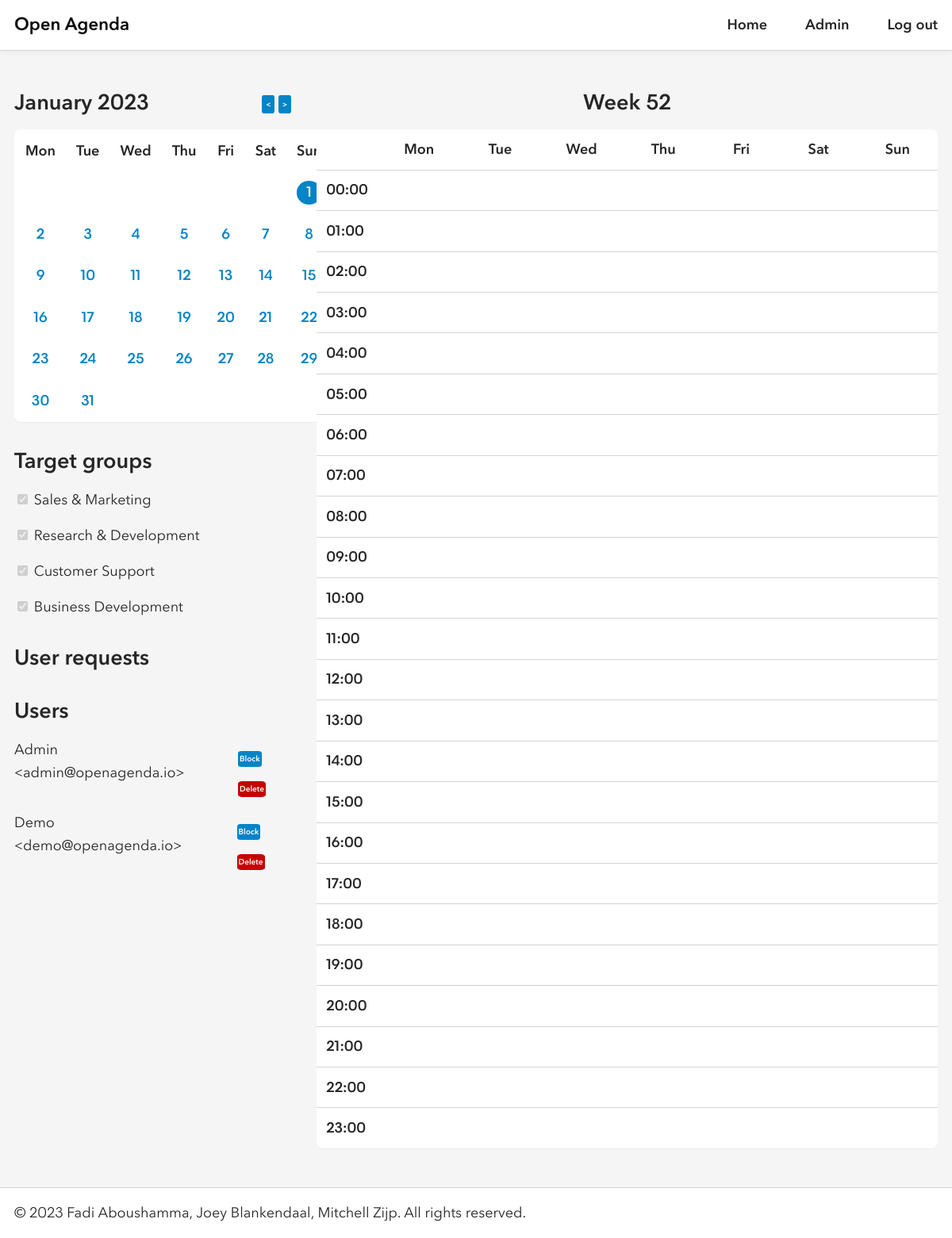
The page /admin.php?year=2023&month=1&day=1 (signed in) on the database as committed earlier.
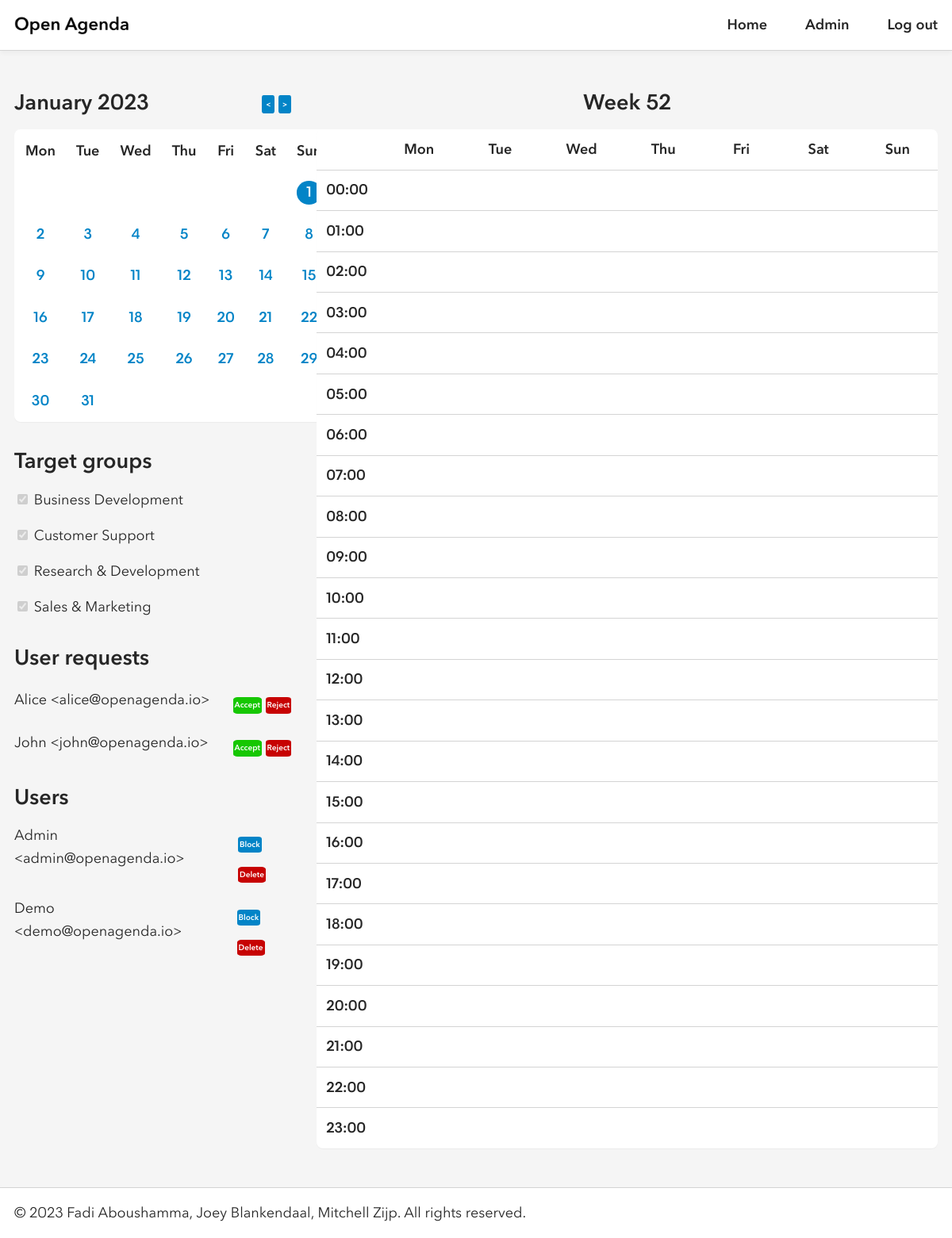
The same page on the database as committed later.
### tables this page shows
create table if not exists groups
(
    id char(36) not null,
    name varchar(31) not null,
    primary key (id),
    unique (name)
);

create table if not exists users
(
    id char(36) not null,
    name varchar(63) not null,
    email varchar(255) not null,
    password varchar(255) not null,
    is_accepted int(1) not null default 0,
    is_admin boolean not null default 0,
    primary key (id),
    unique (email)
);

### private/classes/usermanager.php (called while the page is built, shortened)
<?php
final class UserManager
{
    private $db;
    public function __construct($db)
    {
        $this->db = $db;
    }
    public function get_accepted_users()
    {
        $result = $this->db->query("SELECT * FROM users WHERE is_accepted = 1;");
        return $result->fetch_all(MYSQLI_ASSOC);
    }
    public function get_pending_users()
    {
        $result = $this->db->query("SELECT * FROM users WHERE is_accepted = 0;");
        return $result->fetch_all(MYSQLI_ASSOC);
    }
    public function is_admin()
    {
        $result = $this->db->query("SELECT is_admin FROM users WHERE id = '" . $this->db->real_escape_string($_SESSION['user']) . "';");
        $user = $result->fetch_assoc();
        return $user['is_admin'];
    }
}

### private/functions.php (called while the page is built, shortened)
<?php
function clean_input($input)
{
    $input = trim($input);
    $input = htmlspecialchars($input);
    return $input;
}

### private/bootstrap.php (called while the page is built, shortened)
<?php
$db = new mysqli('localhost', 'root', '', 'openagenda');
require_once('functions.php');
require_once('classes/calendarmanager.php');
require_once('classes/groupmanager.php');
require_once('classes/usermanager.php');
$calendarManager = new CalendarManager($db);
$groupManager = new GroupManager($db);
$userManager = new UserManager($db);

### private/classes/calendarmanager.php (called while the page is built, shortened)
<?php
final class CalendarManager
{
    public function get_days_range()
    {
        return ['Mon', 'Tue', 'Wed', 'Thu', 'Fri', 'Sat', 'Sun'];
    }
    public function get_hours_range($start = 0, $end = 86400, $step = 3600, $format = 'H:i')
    {
        $times = [];
        foreach (range($start, $end, $step) as $timestamp)
        {
            $hour_mins = gmdate('H:i', $timestamp);
            if (!empty($format))
                $times[$hour_mins] = gmdate($format, $timestamp);
            else
                $times[$hour_mins] = $hour_mins;
        }
        return $times;
    }
    public function get_week_number($year = null, $month = null, $day = null)
    {
        if (isset($year) && isset($month) && isset($day))
        {
            $date = new DateTime($year . '-' . $month . '-' . $day);
            return intval($date->format('W'));
        }
        else
        {
            return intval(date('W'));
        }
    }
}

### private/classes/groupmanager.php (called while the page is built)
<?php
final class GroupManager
{
    private $db;
    public function __construct($db)
    {
        $this->db = $db;
    }
    public function get_groups()
    {
        $result = $this->db->query("SELECT * FROM groups");
        return $result->fetch_all(MYSQLI_ASSOC);
    }
}

### private/components/calendar_month.php (the view, shortened to what the changed rows need)
<?php
if (isset($_GET['year']) && isset($_GET['month'])) {
    $year = min(max(clean_input($_GET['year']), 1950), 2100);
    $month = min(max(clean_input($_GET['month']), 1), 12);
} else {
    $year = date('Y');
    $month = date('n');
}
$num_days = cal_days_in_month(CAL_GREGORIAN, $month, $year);
$days = $calendarManager->get_days_range();
$first_day_of_month = date('N', mktime(0, 0, 0, $month, 1, $year))-1;
$selected_day = isset($_GET['day']) ? clean_input($_GET['day']) : date('d');
?>
<div class="calendar-header flex-x center">
    <header>
        <h2><?= date('F Y', mktime(0, 0, 0, $month, 1, $year)); ?></h2>
    </header>
</div>
<table class="calendar">
    <thead>
        <tr>
            <?php
            for ($i = 0; $i < 7; $i++) {
                echo '<th>' . $days[$i] . '</th>';
            }
            ?>
        </tr>
    </thead>
    <tbody>
        <tr>
        <?php
        for ($day = 1; $day <= $num_days; $day++) {
            $css_class = $day == $selected_day ? 'selected' : '';
            echo '<td><a class="' .  $css_class . '" href="?year=' . $year . '&month=' . $month . '&day=' . $day . '">' . $day . '</td>';
            if (($day + $first_day_of_month) % 7 == 0) {
                echo '</tr><tr>';
            }
        }
        ?>
        </tr>
    </tbody>
</table>

### public/admin.php
<?php
require_once('../private/components/header.php');
?>
<div class="flex-x">
    <div class="flex-y gap-2 width-30">
        <section class="flex-y">
            <?php
            require_once('../private/components/calendar_month.php');
            ?>
        </section>
        <section class="flex-y">
            <?php
            require_once('../private/components/target_groups.php');
            ?>
        </section>
        <section class="flex-y">
            <header>
                <h2 class="left">User requests</h2>
            </header>
            <?php
            foreach ($userManager->get_pending_users() as $user)
            {
            ?>
                <div class="flex-x center">
                    <p><?= $user['name']; ?> &lt;<?= $user['email']; ?>&gt;</p>
                    <div class="right">
                        <form class="inline-block">
                            <button class="small-button accept-button">Accept</button>
                        </form>
                        <form class="inline-block">
                            <button class="small-button decline-button">Reject</button>
                        </form>
                    </div>
                </div>
            <?php
            }
            ?>
        </section>
        <section class="flex-y">
            <header>
                <h2 class="left">Users</h2>
            </header>
            <?php
            foreach ($userManager->get_accepted_users() as $user)
            {
            ?>
                <div class="flex-x">
                    <p><?= $user['name']; ?> &lt;<?= $user['email']; ?>&gt;</p>
                    <div class="right">
                        <form class="inline-block">
                            <button class="small-button block-button">Block</button>
                        </form>
                        <form class="inline-block">
                            <button class="small-button delete-button">Delete</button>
                        </form>
                    </div>
                </div>
            <?php
            }
            ?>
        </section>
    </div>
    <div class="flex-y width-70">
        <?php
        require_once('../private/components/calendar_week.php');
        ?>
    </div>
</div>
<?php
require_once('../private/components/footer.php');

### private/components/target_groups.php
<header>
    <h2 class="left">Target groups</h2>
</header>
<form class="flex-y">
    <?php
    $groups = $groupManager->get_groups();
    if (count($groups) == 0)
    {
    ?>
        <p>No target groups have been created yet.</p>
    <?php
    }
    else
    {
        foreach ($groups as $group)
        {
        ?>
            <div>
                <input type="checkbox" checked disabled>
                <label><?= $group['name'] ?></label>
            </div>
        <?php
        }
    }
    ?>
</form>

### private/components/calendar_week.php
<?php
if (isset($_GET['year']) && isset($_GET['month']) && isset($_GET['day']))
{
    $week_number = $calendarManager->get_week_number(clean_input($_GET['year']), clean_input($_GET['month']), clean_input($_GET['day']));
}
else
{
    $week_number = $calendarManager->get_week_number();
}
$days = $calendarManager->get_days_range();
$hours = $calendarManager->get_hours_range();
?>
<header>
    <h2>Week <?= $week_number; ?></h2>
</header>
<table class="calendar calendar-week">
    <thead>
        <tr>
            <th></th>
            <?php
            foreach ($days as $day)
            {
            ?>
                <th><?= $day; ?></th>
            <?php
            }
            ?>
        </tr>
    </thead>
    <tbody>
        <?php
        foreach ($hours as $hour)
        {
        ?>
            <tr>
                <th><?= $hour; ?></th>
                <?php
                for ($i = 1; $i <= 7; $i++)
                {
                ?>
                    <td onclick="createBoxAndShowPopup(event, this)"></td>
                <?php
                }
                ?>
            </tr>
        <?php
        }
        ?>
    </tbody>
</table>

Rows that differ between the two databases and show on the page:
shown differently, row unchanged: groups "Business Development": moves up the list
shown differently, row unchanged: groups "Customer Support": moves up the list
shown differently, row unchanged: groups "Research & Development": moves down the list
added users: name "Alice", email "alice@openagenda.io", shown under "User requests"
added users: name "John", email "john@openagenda.io", shown under "User requests"
